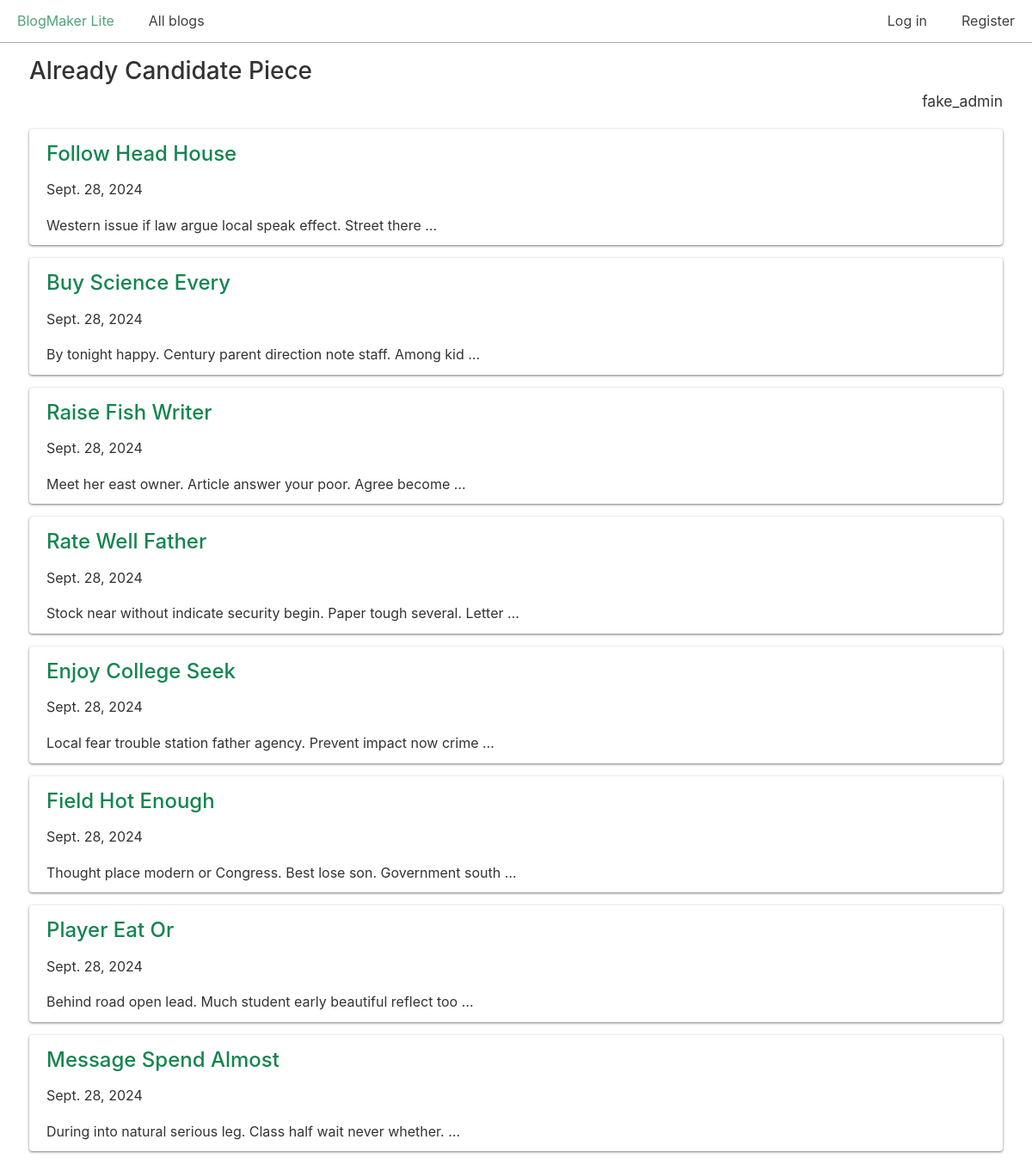
Screenshot of /blogs/1/ with the database file from the repository.
### blogs/models.py (models this page shows, shortened)
class Blog(models.Model):
    title = models.CharField(max_length=200)
    description = models.TextField()
    date_added = models.DateTimeField(auto_now_add=True)
    owner = models.ForeignKey(User, on_delete=models.CASCADE) # many-to-one relationship

class BlogPost(models.Model):
    title = models.CharField(max_length=500)
    body = models.TextField()
    blog = models.ForeignKey(Blog, on_delete=models.CASCADE)
    date_added = models.DateTimeField(auto_now_add=True)

### blogs/views.py (the view)
# urls.py: path("blogs/<int:blog_id>/", views.blog, name="blog"),
def blog(request, blog_id):
    blog = Blog.objects.get(id=blog_id)
    posts = blog.blogpost_set.all()
    context = {
        "blog": blog,
        "posts": posts,
    }
    return render(request, "blogs/blog.html", context)

### blogs/templates/blogs/blog.html (shortened to what this page needs)
{% extends "blogs/base.html" %}
{% block content %}
  <h2>{{ blog.title }}</h2>
  <p class="text-right blog-owner">{{ blog.owner.username }}</p>
  {% for post in posts %}
    <div class="card">
      <header>
        <h3>
          <a href="{% url 'blogs:post' post.id %}">{{ post.title }}</a>
        </h3>
      </header>
      <p>{{ post.date_added|date:"DATE_FORMAT"}}</p>
      <p>{{ post.body|truncatewords:10 }}</p>
    </div>
  {% empty %}
    <h3>No posts have been written yet.</h3>
  {% endfor %}
{% endblock content %}

### css/chota.css (style rules this page uses)
:root { --bg-color: #fff; --bg-secondary-color: #f3f3f6; --color-primary: #14854f; --color-lightGrey: #d2d6dd; --color-grey: #747681; --color-darkGrey: #3f4144; --color-error: #d43939; --color-success: #28bd14; --grid-maxWidth: 120rem; --grid-gutter: 2rem; --font-size: 1.6rem; --font-color: #333; --font-family-sans: -apple-system, "BlinkMacSystemFont", "Avenir", "Avenir Next", "Segoe UI", "Roboto", "Oxygen", "Ubuntu", "Cantarell", "Fira Sans", "Droid Sans", "Helvetica Neue", sans-serif; --font-family-mono: monaco, "Consolas", "Lucida Console", monospace; }
html { -webkit-box-sizing: border-box; box-sizing: border-box; font-size: 62.5%; line-height: 1.15; -webkit-text-size-adjust: 100%; -moz-text-size-adjust: 100%; -ms-text-size-adjust: 100%; text-size-adjust: 100%; }
*, *::before, *::after { -webkit-box-sizing: inherit; box-sizing: inherit; }
body { background-color: var(--bg-color); line-height: 1.6; font-size: var(--font-size); color: var(--font-color); font-family: "Segoe UI", "Helvetica Neue", sans-serif; font-family: var(--font-family-sans); margin: 0; padding: 0; }
h1, h2, h3, h4, h5, h6 { font-weight: 500; margin: 0.35em 0 0.7em; }
h2 { font-size: 1.75em; }
h3 { font-size: 1.5em; }
a { color: var(--color-primary); text-decoration: none; }
p { margin-top: 0; }
::placeholder { color: #bdbfc4; }
.card { padding: 1rem 2rem; border-radius: 4px; background: var(--bg-color); -webkit-box-shadow: 0 1px 3px var(--color-grey); box-shadow: 0 1px 3px var(--color-grey); }
.card p:last-child { margin: 0; }
.card header > * { margin-top: 0; margin-bottom: 1rem; }
.text-right { text-align: right; }

### css/custom.css (style rules this page uses)
.card { margin-bottom: 15px; }
p.blog-owner { font-size: 1.75rem; margin-top: -20px; }

### rows the page displays
Blog: title "Already Candidate Piece", owner.username "fake_admin"
BlogPost: title "Follow Head House", date_added "Sept. 28, 2024", body "Western issue if law argue local speak effect. Street there …"
BlogPost: title "Buy Science Every", date_added "Sept. 28, 2024", body "By tonight happy. Century parent direction note staff. Among kid …"
BlogPost: title "Raise Fish Writer", date_added "Sept. 28, 2024", body "Meet her east owner. Article answer your poor. Agree become …"
BlogPost: title "Rate Well Father", date_added "Sept. 28, 2024", body "Stock near without indicate security begin. Paper tough several. Letter …"
BlogPost: title "Enjoy College Seek", date_added "Sept. 28, 2024", body "Local fear trouble station father agency. Prevent impact now crime …"
BlogPost: title "Field Hot Enough", date_added "Sept. 28, 2024", body "Thought place modern or Congress. Best lose son. Government south …"
BlogPost: title "Player Eat Or", date_added "Sept. 28, 2024", body "Behind road open lead. Much student early beautiful reflect too …"
BlogPost: title "Message Spend Almost", date_added "Sept. 28, 2024", body "During into natural serious leg. Class half wait never whether. …"
